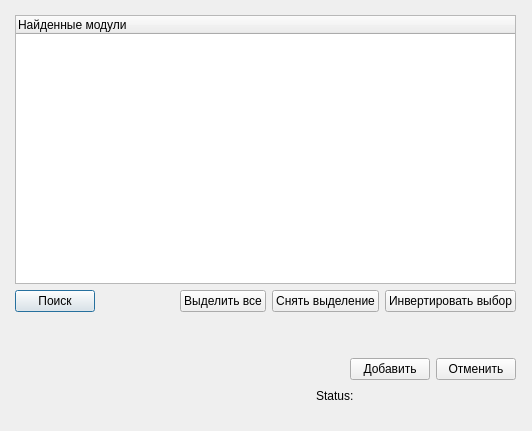
<?xml version="1.0" encoding="UTF-8"?>
<ui version="4.0">
 <class>GSAppendModuleDialog</class>
 <widget class="QDialog" name="GSAppendModuleDialog">
  <property name="geometry">
   <rect>
    <x>0</x>
    <y>0</y>
    <width>532</width>
    <height>431</height>
   </rect>
  </property>
  <property name="windowTitle">
   <string>Добавить модуль</string>
  </property>
  <property name="windowIcon">
   <iconset>
    <normalon>:/module</normalon>
   </iconset>
  </property>
  <widget class="QWidget" name="verticalLayoutWidget">
   <property name="geometry">
    <rect>
     <x>10</x>
     <y>10</y>
     <width>511</width>
     <height>401</height>
    </rect>
   </property>
   <layout class="QVBoxLayout" name="centralLayout">
    <property name="leftMargin">
     <number>5</number>
    </property>
    <property name="topMargin">
     <number>5</number>
    </property>
    <property name="rightMargin">
     <number>5</number>
    </property>
    <property name="bottomMargin">
     <number>5</number>
    </property>
    <item>
     <widget class="QTreeWidget" name="treeModules">
      <column>
       <property name="text">
        <string>Найденные модули</string>
       </property>
      </column>
     </widget>
    </item>
    <item>
     <layout class="QHBoxLayout" name="horizontalLayout_2">
      <item>
       <widget class="QPushButton" name="buttonSearch">
        <property name="text">
         <string>Поиск</string>
        </property>
       </widget>
      </item>
      <item>
       <spacer name="horizontalSpacer_2">
        <property name="orientation">
         <enum>Qt::Horizontal</enum>
        </property>
        <property name="sizeHint" stdset="0">
         <size>
          <width>40</width>
          <height>20</height>
         </size>
        </property>
       </spacer>
      </item>
      <item>
       <widget class="QPushButton" name="buttonSelectAll">
        <property name="text">
         <string>Выделить все</string>
        </property>
       </widget>
      </item>
      <item>
       <widget class="QPushButton" name="buttonDeselect">
        <property name="text">
         <string>Снять выделение</string>
        </property>
       </widget>
      </item>
      <item>
       <widget class="QPushButton" name="buttonSelectInvert">
        <property name="text">
         <string>Инвертировать выбор</string>
        </property>
       </widget>
      </item>
     </layout>
    </item>
    <item>
     <spacer name="verticalSpacer">
      <property name="orientation">
       <enum>Qt::Vertical</enum>
      </property>
      <property name="sizeType">
       <enum>QSizePolicy::Ignored</enum>
      </property>
      <property name="sizeHint" stdset="0">
       <size>
        <width>20</width>
        <height>40</height>
       </size>
      </property>
     </spacer>
    </item>
    <item>
     <layout class="QHBoxLayout" name="horizontalLayout">
      <item>
       <spacer name="horizontalSpacer">
        <property name="orientation">
         <enum>Qt::Horizontal</enum>
        </property>
        <property name="sizeHint" stdset="0">
         <size>
          <width>40</width>
          <height>20</height>
         </size>
        </property>
       </spacer>
      </item>
      <item>
       <widget class="QPushButton" name="buttonAdd">
        <property name="text">
         <string>Добавить</string>
        </property>
       </widget>
      </item>
      <item>
       <widget class="QPushButton" name="buttonCancel">
        <property name="text">
         <string>Отменить</string>
        </property>
       </widget>
      </item>
     </layout>
    </item>
    <item>
     <layout class="QHBoxLayout" name="horizontalLayout_4">
      <item>
       <spacer name="horizontalSpacer_3">
        <property name="orientation">
         <enum>Qt::Horizontal</enum>
        </property>
        <property name="sizeHint" stdset="0">
         <size>
          <width>40</width>
          <height>20</height>
         </size>
        </property>
       </spacer>
      </item>
      <item>
       <widget class="QLabel" name="labelStatus">
        <property name="minimumSize">
         <size>
          <width>200</width>
          <height>0</height>
         </size>
        </property>
        <property name="text">
         <string>Status:</string>
        </property>
       </widget>
      </item>
     </layout>
    </item>
   </layout>
  </widget>
 </widget>
 <resources/>
 <connections/>
</ui>
